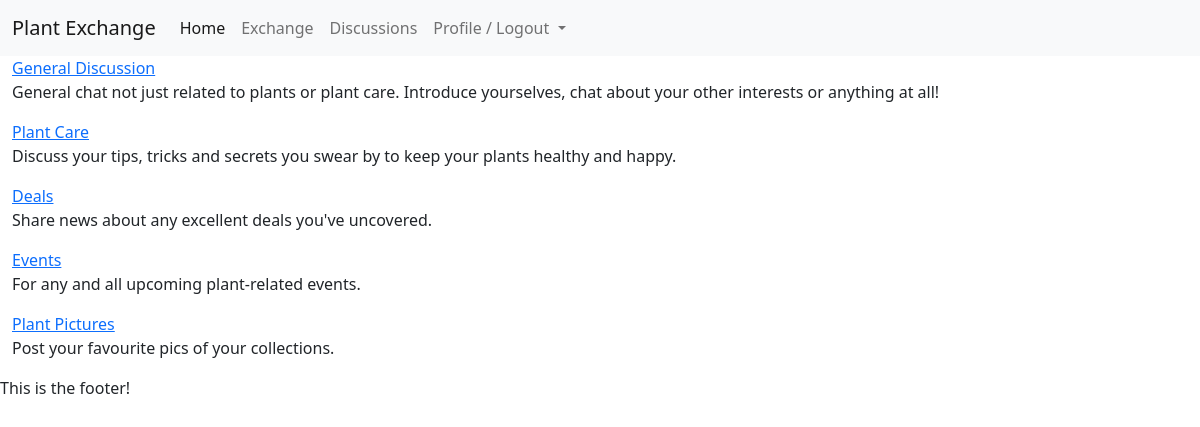
Screenshot of /forums/ (signed in) with the database file from the repository.
### forums/models.py (models this page shows, shortened)
class Forum(models.Model):
    title = models.CharField(max_length=40)
    description = models.CharField(max_length=280)
    order = models.IntegerField(default=0)
    class Meta:
        ordering = ['order']

### forums/views.py (the view)
# urls.py: path('', views.ForumList.as_view(), name='forum_list'),
class ForumList(generic.ListView):
    model = Forum
    queryset = Forum.objects.all()
    template_name = 'forums/forum_list.html'

### forums/templates/forums/forum_list.html (shortened to what this page needs)
{% extends 'base.html' %}
{% block content %}
<section class="container-fluid">
    <div class="col-12">
        {% for forum in forum_list %}
            {% if forum.title == 'General Discussion' %}
            <div class="col-10">
                <a href="{% url 'forums:forum' forum_id=forum.id %}">{{ forum.title }}</a>
                <p>{{ forum.description }}</p>
            </div>
            {% else %}
        <div class="col-10">
            <a href="{% url 'forums:forum' forum_id=forum.id %}">{{ forum.title }}</a>
            <p>{{ forum.description }}</p>
        </div>
        {% endif %}
        {% endfor %}
    </div>
</section>
{% endblock content %}

### rows the page displays
Forum: title "General Discussion", description "General chat not just related to plants or plant care. Introduce yourselves, chat about your other interests or anything at all!"
Forum: title "Plant Care", description "Discuss your tips, tricks and secrets you swear by to keep your plants healthy and happy."
Forum: title "Deals", description "Share news about any excellent deals you've uncovered."
Forum: title "Events", description "For any and all upcoming plant-related events."
Forum: title "Plant Pictures", description "Post your favourite pics of your collections."
